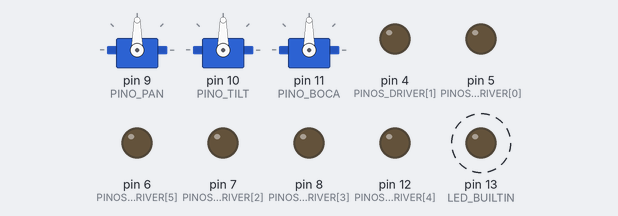
A sketch run on a simulated Arduino Uno, built with avr-gcc and run on an emulated ATmega328P. Shown: 3 × servo, output pins drawn as LEDs (lit = HIGH). Dashed ring = blinking.

Above: at 1.4 s.
Timing chart, 0 to 3.9 s (numbered marks = the images above):
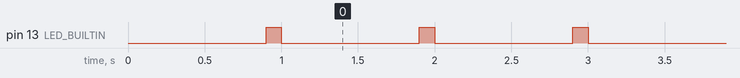

The sketch:

centrar_servos.ino
```cpp
/*
  centrar_servos.ino — a capivara (robos-impressos)

  O que faz: leva os 3 servos para o centro (90°) e os mantém lá, com os 2 motores das rodas desligados.
  Para que serve: você prende os horns, o garfo com os servos já no centro,
  e a cabeça fica olhando para a frente, de boca fechada, quando o robô liga.

  NÃO TESTADO NA BANCADA: o sketch compila para o Arduino Uno (arduino-cli, core arduino:avr,
  biblioteca Servo), mas ainda não foi rodado num robô montado.

  Ligações (Sensor Shield V5.0 em cima do Arduino Uno):
    D9  -> servo PAN: gira a cabeça (no deck do chassi)
    D10 -> servo TILT: inclina a cabeça (no berço do pescoço)
    D11 -> servo BOCA: abre a boca (micro servo, dentro da cabeça)
    Em cada conector de 3 pinos do shield: G = fio marrom ou preto, V = fio vermelho,
    S = fio laranja ou amarelo.
    Driver L298N dos motores (só o pino S de cada conector): ENA = D5, IN1 = D4, IN2 = D7,
    IN3 = D8, IN4 = D12, ENB = D6. Este sketch deixa os 6 em nível baixo: as rodas não giram.
    Os pinos D0 e D1 ficam livres: são a serial que vai para o Raspberry Pi.

  Energia dos servos: os 6 V do UBEC entram no borne azul do shield (VCC e GND),
  com o jumper SEL do shield RETIRADO. Não alimente os servos pelos 5 V da USB:
  a porta USB dá 0,5 A e um servo MG996R pede mais do que isso quando parte.

  Como gravar (Arduino IDE 2):
    1. Ligue o Uno ao computador pelo cabo USB, sem o shield e sem bateria.
    2. Ferramentas > Placa > Arduino AVR Boards > Arduino Uno.
    3. Ferramentas > Porta > a porta em que o Uno apareceu.
    4. Clique em Carregar (seta para a direita). Espere "Carregado".
    5. Tire o cabo USB antes de ligar a bateria.
  Para regravar depois de montado: puxe a bandeja do Arduino e tire os fios do D0 e do D1.

  O que você vê quando funciona: o LED "L" do Uno pisca 1 vez por segundo e os
  3 servos vão para o centro e seguram a posição.
*/

#include <Servo.h>

const uint8_t PINO_PAN = 9;          // gira a cabeça (no deck do chassi)
const uint8_t PINO_TILT = 10;        // inclina a cabeça (no berço do pescoço)
const uint8_t PINO_BOCA = 11;        // abre a boca (micro servo, dentro da cabeça)
const uint8_t PINOS_DRIVER[] = {5, 4, 7, 8, 12, 6};  // ENA, IN1, IN2, IN3, IN4, ENB do L298N
const uint8_t CENTRO = 90;      // graus: meio do curso de um servo de 180°

const uint8_t PINOS_SERVO[] = {PINO_PAN, PINO_TILT, PINO_BOCA};
const uint8_t N_SERVOS = sizeof(PINOS_SERVO);
Servo servos[N_SERVOS];

void setup() {
  pinMode(LED_BUILTIN, OUTPUT);
  for (uint8_t i = 0; i < sizeof(PINOS_DRIVER); i++) {   // motores desligados
    pinMode(PINOS_DRIVER[i], OUTPUT);
    digitalWrite(PINOS_DRIVER[i], LOW);
  }
  for (uint8_t i = 0; i < N_SERVOS; i++) {
    servos[i].write(CENTRO);     // define a posição antes de ligar o sinal: o servo não dá tranco
    servos[i].attach(PINOS_SERVO[i]);
    delay(300);                  // um servo de cada vez: o pico de partida não soma
  }
}

void loop() {
  // os servos continuam recebendo o sinal de 90°; o LED só mostra que o sketch está rodando
  digitalWrite(LED_BUILTIN, HIGH);
  delay(100);
  digitalWrite(LED_BUILTIN, LOW);
  delay(900);
}
```

Measured:
- by itself, pin 13 (LED_BUILTIN): alternates HIGH for 0.10 s and LOW for 0.90 s
